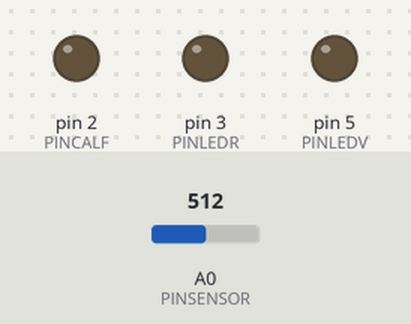
Bench run of a sketch on a simulated Arduino Uno, built with avr-gcc and run on an emulated ATmega328P. Shown: output pins drawn as LEDs (lit = HIGH). Inputs (shaded band) come from the test bench; at power-on: A0 (PINSENSOR) = 512. What the sketch prints to the serial monitor is not drawn.

Above: at 2.2 s.
2.3 s: A0 (PINSENSOR) set to 586
6.2 s: A0 (PINSENSOR) set to 608
At 11.2 s:
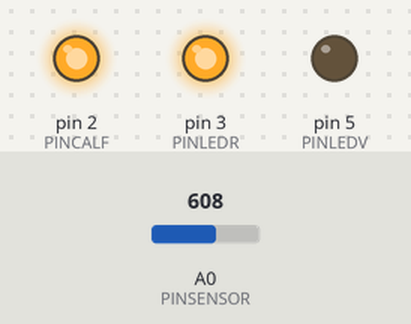
Timing chart, 0 to 12.7 s (numbered marks = the images above; inputs shaded):
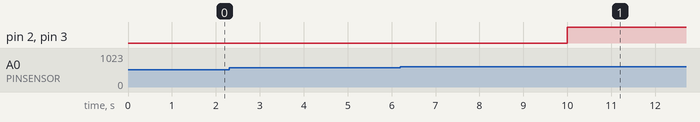

Measured:
- the behaviour switches between 599 and 600 on A0 (PINSENSOR) (found by bisection; images 0 and 1)
- after the input at 2.3 s, every drawn part: stays the same
- after the input at 6.2 s, pin 2 (PINCALF), pin 3 (PINLEDR): LOW → HIGH after 3.8 s

The sketch:

Ejercicio15.ino
```cpp
// Gonzalo Fernadez Jaime
// Antonio Granero Diaz

#include <math.h>

/*----------------------------------*/
#define THERMISTOR_NTCLE100E3103JB0
//#define THERMISTOR_159_282_86001
#if defined THERMISTOR_NTCLE100E3103JB0
#define THERMISTOR_T0 25.0
#define THERMISTOR_R0 10000.0
#define THERMISTOR_B 3977.0
#elif defined THERMISTOR_159_282_86001
#define THERMISTOR_T0 25.0
#define THERMISTOR_R0 2800.0
#define THERMISTOR_B 3950.0
#else
#error "Thermistor no definido"
#endif
/*----------------------------------*/
#define PINCALF 2
#define PINSENSOR 0
#define PINLEDR 3
#define PINLEDV 5

#define TMPMIN 36.0
#define TMPMAX 40.0
#define TMPDES 38.0
#define PERLECT 1000
#define PERCALF 5000

#define DEF_KP 0.4044
#define DEF_KI 0.0100
#define DEF_KD 3.3718

unsigned long next_ms_calf;
unsigned long next_ms_lect;
unsigned long next_ms_off;
int est_calf = LOW;
int est_ledR = LOW;
int est_ledV = LOW;
float temp;
int regulando = 0;

/*------------------------------------------------------------------------*/
/*-- Control PID ---------------------------------------------------------*/
/*------------------------------------------------------------------------*/
struct control_pid_t {
  float kp; /**< Constante proporcional al error */
  float ki; /**< Constante de la integral del error */
  float kd; /**< Constante de la derivada del error */
  float previous_error; /**< valor del ultimo error */
  float integral; /**< acumulacion del error */
};
/**
* @brief Inicializa el contexto de control PID
* @param[in] kp constante proporcional del error
* @param[in] ki constante proporcional de la integral del error
* @param[in] kd constante proporcional de la derivada del error
* @param[out] cpid contexto PID
* @return void
*/
void ini_control_pid(float kp, float ki, float kd,struct control_pid_t* cpid){
  cpid->kp = kp;
  cpid->ki = ki;
  cpid->kd = kd;
  cpid->previous_error = 0.0;
  cpid->integral = 0.0;
}
/**
* @brief Realiza un control PID segun un contexto
* @param[in] measured_value valor medido del sensor (input)
* @param[in] setpoint valor deseado de referencia
* @param[in] period_ms periodo de muestreo (milisegundos)
* @param[inout] cpid contexto PID
* @return valor de control (output)
* @pre @a cpid ha sido incializado con @c ini_control_pid()
*/
float control_pid(float measured_value, float setpoint,unsigned long period_ms,struct control_pid_t* cpid){
  float output, derivative;
  float dt = period_ms * 1e-3;
  float error = setpoint - measured_value;
  cpid->integral += error * dt;
  derivative = (error - cpid->previous_error) / dt;
  output = (cpid->kp * error+ cpid->ki * cpid->integral + cpid->kd * derivative);
  cpid->previous_error = error;
  return output;
}
/*------------------------------------------------------------------------*/

control_pid_t * ppid;

inline float val2tmp(int val, float T0, float R0, float B) {
  float t, r;
  r = ((1023.0 * 10e3) / float(val)) - 10e3;
  T0 += 273.15; /* celsius -> kelvin */
  t = 1.0 / ((1.0 / T0) + (log(r / R0) / B));
  return t - 273.15; /* kelvin -> celsius */
}

unsigned long esperar_temporizacion(unsigned long next_ms){
  unsigned long t = millis();
  if (t < next_ms) {
    delay(next_ms - t);
    t = millis();
  }
  return t;
}

float temperatura(){
  float temp = val2tmp(analogRead(PINSENSOR),THERMISTOR_T0,THERMISTOR_R0,THERMISTOR_B);
  if(Serial){
    Serial.print(temp);
    Serial.print(" ");
    Serial.println(est_calf);
  }
  return temp;
}

void enciendeCalefactor(){
  est_calf = HIGH;
  est_ledR = HIGH;
  digitalWrite(PINCALF, est_calf);
  digitalWrite(PINLEDR, est_ledR);
}

void apagaCalefactor(){
  est_calf = LOW;
  est_ledR = LOW;
  digitalWrite(PINCALF, est_calf);
  digitalWrite(PINLEDR, est_ledR);
}

void control_calf(float temp){
  if(est_calf == HIGH){
    apagaCalefactor();
  }
  //float error = (TMPDES - temp);
  float error = control_pid(temp,TMPDES,PERCALF,ppid);
  if(error < 0){
    // TODO EL PERIODO APAGADO.
    // SI EL CALEFACTOR ESTABA
    // ENCENDIDO, LO APAGO
    if(est_calf == HIGH){
      apagaCalefactor();
    }
  }else if(error > 0 && error < 5){
    // ENCIENDO EL ERROR * 20% * PERIODO
    next_ms_off = millis() + (error * 0.2 * PERCALF);
    regulando = 1;
    enciendeCalefactor();
  }else{
    // ENCIENDO TODO EL PERIODO
    enciendeCalefactor();
  }
  next_ms_calf += PERCALF;
}

void control_rango_temp(float temp){
  if(temp >= TMPMIN && temp <= TMPMAX && est_ledV == LOW){
    est_ledV = HIGH;
    digitalWrite(PINLEDV, est_ledV);
  }else if(temp < TMPMIN || temp > TMPMAX){
    if(est_ledV == HIGH){
      est_ledV = LOW;
      digitalWrite(PINLEDV, est_ledV);
    }
  }
  next_ms_lect += PERLECT;
}

void setup(){
  pinMode(PINCALF, OUTPUT);
  pinMode(PINLEDR, OUTPUT);
  pinMode(PINLEDV, OUTPUT);
  next_ms_off = next_ms_calf = next_ms_lect = millis();
  temp = temperatura();
  ini_control_pid(DEF_KP,DEF_KI,DEF_KD,ppid);
  Serial.begin(9600);
  if(Serial){
    Serial.println("Arduino Control de Temperatura Simple (5000ms)");
    Serial.println("-y20:45 -l36 -l38 -l40 -tTemperatura -tCalefactor -s1 -s30");
  }
}

void loop(){
  unsigned long curr_ms = esperar_temporizacion(min(next_ms_lect,min(next_ms_calf, next_ms_off)));

  // Periodo del calefactor
  if(curr_ms >= next_ms_calf){
    control_calf(temp);
  }

  // Periodo de lectura de temperaturas
  if(curr_ms >= next_ms_lect){
    temp = temperatura();
    control_rango_temp(temp);
  }

  // Regulando por el ciclo de trabajo
  if(regulando && curr_ms >= next_ms_off){
    apagaCalefactor();
    regulando = 0;
  }

}
```
